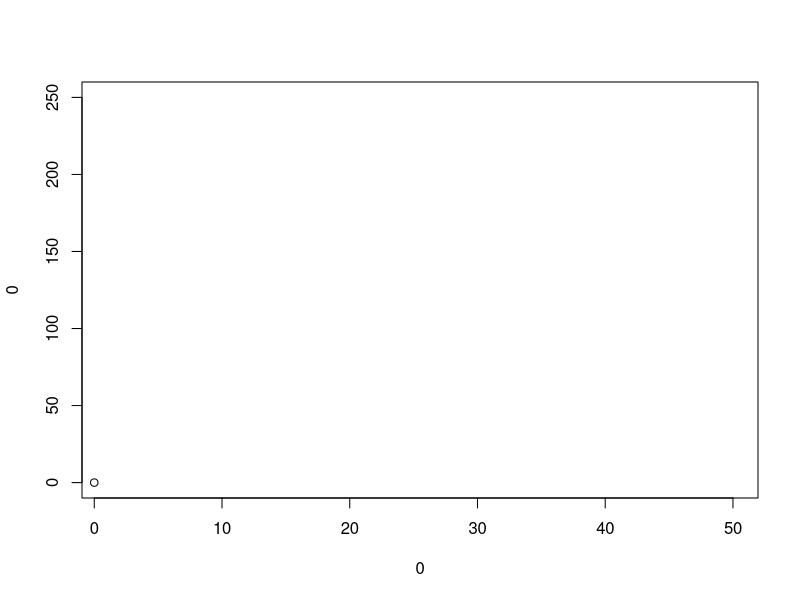

The R source for this figure: (Note: this script raises an error after producing the figure.)

plot(0, 0, xlim = c(1, 50), ylim = c(0, 250))

startvec <- c(Asym = 200, xmid = 725, scal = 350)
nfun2 <- function(input, Asym, xmid, scal) {
  
  #output <<- list(input, Asym, xmid, scal)
  
  #print(unique(cbind(Asym, xmid, scal)))
  
  value <- Asym/(1+exp((xmid-input)/scal))
  grad <- cbind(Asym=1/(1+exp((xmid-input)/scal)),
                xmid=-Asym/(1+exp((xmid-input)/scal))^2*1/scal*
                  exp((xmid-input)/scal),
                scal=-Asym/(1+exp((xmid-input)/scal))^2*
                  -(xmid-input)/scal^2*exp((xmid-input)/scal))
  attr(value,"gradient") <- grad
  
  counter <<- counter + 1
  
  #if (counter == 1) { 
    #print(cbind(input, Asym, xmid, scal))
  #  matplot(as.vector(grad), pch = 1, col = 1)
  #  mycall <<- 1
  #}
  
  return(value)
  
  
  
}

mycall <- 0
counter <- 0
output <- NULL
nm1c <- nlmer(circumference ~ nfun2(age, Asym, xmid, scal)  ~ Asym | Tree, data = as.data.frame(Orange), start = startvec)



x <- eqnlist() %>% 
  addReaction("0", "circumference", "k1*circumference", "Gain term") %>%
  addReaction("circumference", "0", "k2*circumference^2", "Loss term") %>%
  odemodel() %>% Xs()
controls(x, NULL, "optionsSens") <- list(method = "lsodes", rtol = 1e-8, atol = 1e-8)

parameters <- getParameters(x)
p <- eqnvec() %>% 
  define("x~x", x = parameters) %>%
  insert("circumference~(Asym/(exp(xmid/scal)+1))") %>%
  insert("k1~(1/scal)") %>%
  insert("k2~(1/(Asym*scal))") %>%
  P()

estimate <- getParameters(p)
ini <- c(Asym = 192, xmid = 728, scal = 348)
times <- seq(0, 2000, 10)

(x*p)(times, ini) %>% plot()

# Set up function for NLME
parnames <- names(ini)
nlmeModel <- function(time, ...) {
  
  #output <<- c(list(time), list(...))
  
  
  pars <- as.data.frame(c(list(time, "circumference"), list(...)))
  names(pars) <- c("time", "name", parnames)
  
  # if (counter == 2) {
  #   #print(pars)
  # }
  # 
  
  id <- cumsum(Reduce("|", lapply(pars[-(1:2)], function(x) !duplicated(x))))
  pars <- split(pars, id)
  
  output <- lapply(pars, function(sub) {
    timesD <- unique(sub$time)
    parsD <- unlist(sub[1, parnames])
    #print(parsD)
    prediction <- (x*p)(timesD, parsD)[[1]]
    template <- data.frame(name = sub$name, time = sub$time, value = 0, sigma = 1)
    
    myres <- res(template, prediction)
    
    output <- as.numeric(myres$prediction)
    deriv <- as.matrix(attr(myres, "deriv")[, -(1:2)])
    
    list(output, deriv)
  })
  
  gradient <- do.call(rbind, lapply(output, function(x) x[[2]]))
  value <- as.numeric(unlist(lapply(output, function(x) x[[1]])))
  
  attr(value, "gradient") <- gradient
  
  counter <<- counter + 1
 
 #if (counter == 1) {
#   matplot(x = as.vector(gradient), col = 2, pch = 1, add = TRUE)
   #print(value)
 #  mycall <<- 1
 #}
 
  return(value)
  
  
  
}

mycall <- 0
counter <- 0
nm2c <- nlmer(circumference ~ nlmeModel(age, Asym, xmid, scal)  ~ Asym | Tree, 
              data = as.data.frame(Orange), start = startvec) 

#              control = glmerControl(optimizer = "optimx", calc.derivs = TRUE, 
#                                     optCtrl = list(method = "nlminb", starttests = FALSE, kkt = FALSE)))


fit <- nlme(circumference ~ nlmeModel(age, Asym, xmid, scal), data = Orange,
                  fixed = Asym+xmid+scal ~ 1, random = Asym ~ 1 | Tree,
                  start = c(100, 200, 200), verbose = TRUE)

out <- stats::profile(nm1c)
out <- stats::profile(nm2c)
